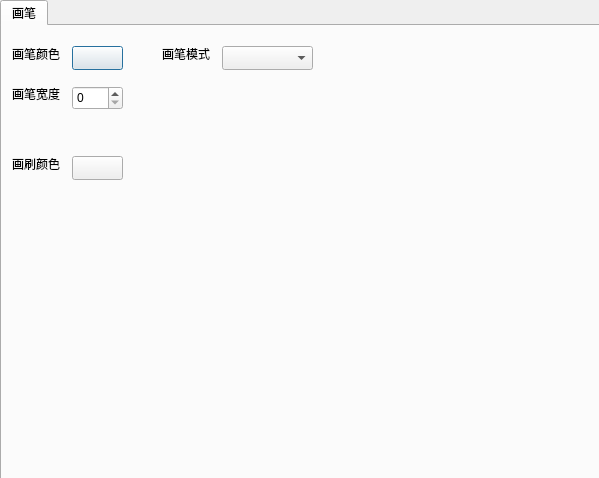
<?xml version="1.0" encoding="UTF-8"?>
<ui version="4.0">
 <class>SettingsPanel</class>
 <widget class="QDialog" name="SettingsPanel">
  <property name="geometry">
   <rect>
    <x>0</x>
    <y>0</y>
    <width>599</width>
    <height>478</height>
   </rect>
  </property>
  <property name="windowTitle">
   <string>设置</string>
  </property>
  <widget class="QTabWidget" name="tabWidget">
   <property name="geometry">
    <rect>
     <x>0</x>
     <y>0</y>
     <width>601</width>
     <height>481</height>
    </rect>
   </property>
   <property name="styleSheet">
    <string notr="true">font: 700 9pt &quot;JetBrainsMonoNL NFM&quot;;</string>
   </property>
   <property name="currentIndex">
    <number>0</number>
   </property>
   <widget class="QWidget" name="tabPen">
    <attribute name="title">
     <string>画笔</string>
    </attribute>
    <widget class="QPushButton" name="penBtnPenColor">
     <property name="geometry">
      <rect>
       <x>70</x>
       <y>20</y>
       <width>51</width>
       <height>24</height>
      </rect>
     </property>
     <property name="text">
      <string/>
     </property>
    </widget>
    <widget class="QLabel" name="penLabelPenColor">
     <property name="geometry">
      <rect>
       <x>10</x>
       <y>20</y>
       <width>54</width>
       <height>16</height>
      </rect>
     </property>
     <property name="text">
      <string>画笔颜色</string>
     </property>
    </widget>
    <widget class="QLabel" name="penLabelBrushColor">
     <property name="geometry">
      <rect>
       <x>10</x>
       <y>130</y>
       <width>54</width>
       <height>16</height>
      </rect>
     </property>
     <property name="text">
      <string>画刷颜色</string>
     </property>
    </widget>
    <widget class="QPushButton" name="penBtnBrushColor">
     <property name="geometry">
      <rect>
       <x>70</x>
       <y>130</y>
       <width>51</width>
       <height>24</height>
      </rect>
     </property>
     <property name="text">
      <string/>
     </property>
    </widget>
    <widget class="QLabel" name="penLabelPenWidth">
     <property name="geometry">
      <rect>
       <x>10</x>
       <y>60</y>
       <width>54</width>
       <height>16</height>
      </rect>
     </property>
     <property name="text">
      <string>画笔宽度</string>
     </property>
    </widget>
    <widget class="QSpinBox" name="penSpinBoxPenWidth">
     <property name="geometry">
      <rect>
       <x>70</x>
       <y>60</y>
       <width>51</width>
       <height>24</height>
      </rect>
     </property>
     <property name="focusPolicy">
      <enum>Qt::NoFocus</enum>
     </property>
    </widget>
    <widget class="QComboBox" name="penComboBoxPenMode">
     <property name="geometry">
      <rect>
       <x>220</x>
       <y>20</y>
       <width>91</width>
       <height>24</height>
      </rect>
     </property>
    </widget>
    <widget class="QLabel" name="labelPenMode">
     <property name="geometry">
      <rect>
       <x>160</x>
       <y>20</y>
       <width>54</width>
       <height>16</height>
      </rect>
     </property>
     <property name="text">
      <string>画笔模式</string>
     </property>
    </widget>
   </widget>
  </widget>
 </widget>
 <resources/>
 <connections/>
</ui>
